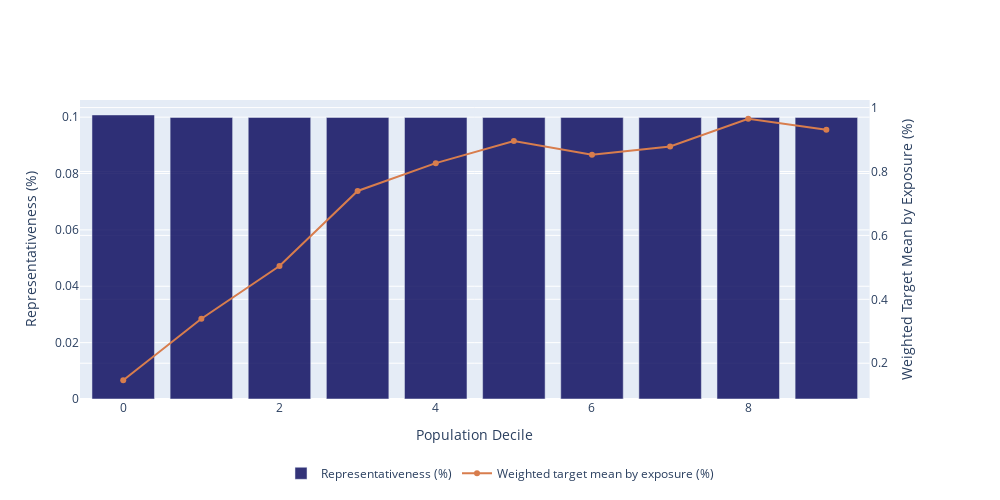

The cell this chart's notebook holds for it:
### Code cell
plot_target_vs_score(y_true, y_pred, quantiles=10)

### Figure 1 — Plotly figure (JSON) as saved in the notebook; plotly's stock layout.template omitted (floating-point values rounded to 4 significant figures)
{"data": [{"marker": {"color": "rgba(0, 0, 87, .8)"}, "name": "Representativeness (%)", "type": "bar", "x": [0, 1, 2, 3, 4, 5, 6, 7, 8, 9], "xaxis": "x", "y": [0.1008, 0.09991, 0.09991, 0.09991, 0.09991, 0.09991, 0.09991, 0.09991, 0.09991, 0.09991], "yaxis": "y"}, {"marker": {"color": "rgb(216, 125, 77)"}, "name": "Weighted target mean by exposure (%)", "type": "scatter", "x": [0, 1, 2, 3, 4, 5, 6, 7, 8, 9], "xaxis": "x", "y": [0.1466, 0.3391, 0.5043, 0.7391, 0.8261, 0.8957, 0.8522, 0.8783, 0.9652, 0.9304], "yaxis": "y2"}], "layout": {"height": 500, "legend": {"orientation": "h", "x": 0.5, "xanchor": "center", "y": -0.2}, "width": 1000, "xaxis": {"anchor": "y", "domain": [0, 0.94], "title": {"text": "Population Decile"}}, "yaxis": {"anchor": "x", "domain": [0, 1], "title": {"text": "Representativeness (%)"}}, "yaxis2": {"anchor": "x", "overlaying": "y", "side": "right", "title": {"text": "Weighted Target Mean by Exposure (%)"}}}}
